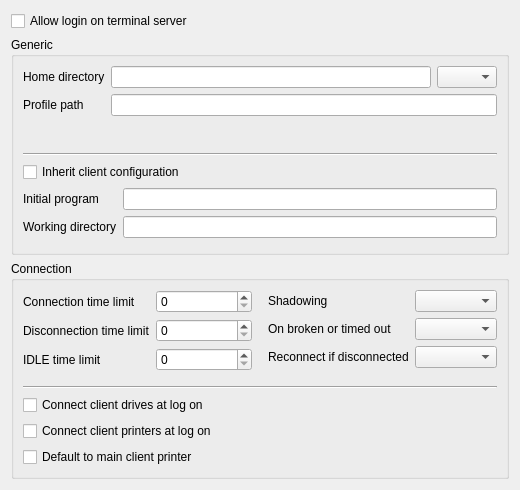
<?xml version="1.0" encoding="UTF-8"?>
<ui version="4.0">
 <class>sambaSamAccount</class>
 <widget class="QWidget" name="sambaSamAccount">
  <property name="geometry">
   <rect>
    <x>0</x>
    <y>0</y>
    <width>520</width>
    <height>490</height>
   </rect>
  </property>
  <property name="windowTitle">
   <string>Samba-Terminalserver</string>
  </property>
  <property name="windowIcon">
   <iconset>
    <normaloff>:/images/user-samba.png</normaloff>:/images/user-samba.png</iconset>
  </property>
  <layout class="QGridLayout" name="gridLayout_3">
   <item row="1" column="0">
    <widget class="QGroupBox" name="groupBox_2">
     <property name="title">
      <string>Generic</string>
     </property>
     <layout class="QGridLayout" name="gridLayout_2">
      <item row="0" column="0">
       <layout class="QFormLayout" name="formLayout_5">
        <item row="1" column="0">
         <widget class="QLabel" name="CtxWFHomeDirLabel">
          <property name="text">
           <string>Home directory</string>
          </property>
          <property name="buddy">
           <cstring>CtxWFHomeDirEdit</cstring>
          </property>
         </widget>
        </item>
        <item row="1" column="1">
         <layout class="QHBoxLayout" name="horizontalLayout">
          <item>
           <widget class="QLineEdit" name="CtxWFHomeDirEdit"/>
          </item>
          <item>
           <widget class="QComboBox" name="CtxWFHomeDirDriveEdit">
            <property name="maximumSize">
             <size>
              <width>60</width>
              <height>16777215</height>
             </size>
            </property>
           </widget>
          </item>
         </layout>
        </item>
        <item row="2" column="0">
         <widget class="QLabel" name="CtxWFProfilePathLabel">
          <property name="text">
           <string>Profile path</string>
          </property>
          <property name="buddy">
           <cstring>CtxWFProfilePathEdit</cstring>
          </property>
         </widget>
        </item>
        <item row="2" column="1">
         <widget class="QLineEdit" name="CtxWFProfilePathEdit"/>
        </item>
       </layout>
      </item>
      <item row="1" column="0">
       <widget class="Line" name="line_2">
        <property name="orientation">
         <enum>Qt::Horizontal</enum>
        </property>
       </widget>
      </item>
      <item row="2" column="0">
       <layout class="QFormLayout" name="formLayout_4">
        <item row="0" column="0" colspan="2">
         <widget class="QCheckBox" name="Ctx_flag_inheritModeEdit">
          <property name="text">
           <string>Inherit client configuration</string>
          </property>
         </widget>
        </item>
        <item row="1" column="0">
         <widget class="QLabel" name="CtxInitialProgramLabel">
          <property name="text">
           <string>Initial program</string>
          </property>
          <property name="buddy">
           <cstring>CtxInitialProgramEdit</cstring>
          </property>
         </widget>
        </item>
        <item row="1" column="1">
         <widget class="QLineEdit" name="CtxInitialProgramEdit"/>
        </item>
        <item row="2" column="0">
         <widget class="QLabel" name="CtxWorkDirectoryLabel">
          <property name="text">
           <string>Working directory</string>
          </property>
          <property name="buddy">
           <cstring>CtxWorkDirectoryEdit</cstring>
          </property>
         </widget>
        </item>
        <item row="2" column="1">
         <widget class="QLineEdit" name="CtxWorkDirectoryEdit"/>
        </item>
       </layout>
      </item>
     </layout>
    </widget>
   </item>
   <item row="2" column="0">
    <widget class="QGroupBox" name="groupBox">
     <property name="title">
      <string>Connection</string>
     </property>
     <layout class="QGridLayout" name="gridLayout">
      <item row="0" column="0">
       <layout class="QHBoxLayout" name="horizontalLayout_2">
        <item>
         <layout class="QFormLayout" name="formLayout_2">
          <item row="0" column="0">
           <widget class="QLabel" name="CtxMaxConnectionTimeLabel">
            <property name="text">
             <string>Connection time limit</string>
            </property>
            <property name="buddy">
             <cstring>CtxMaxConnectionTimeEdit</cstring>
            </property>
           </widget>
          </item>
          <item row="0" column="1">
           <widget class="QSpinBox" name="CtxMaxConnectionTimeEdit"/>
          </item>
          <item row="1" column="0">
           <widget class="QLabel" name="CtxMaxDisconnectionTimeLabel">
            <property name="text">
             <string>Disconnection time limit</string>
            </property>
            <property name="buddy">
             <cstring>CtxMaxDisconnectionTimeEdit</cstring>
            </property>
           </widget>
          </item>
          <item row="1" column="1">
           <widget class="QSpinBox" name="CtxMaxDisconnectionTimeEdit"/>
          </item>
          <item row="2" column="0">
           <widget class="QLabel" name="CtxMaxIdleTimeLabel">
            <property name="text">
             <string>IDLE time limit</string>
            </property>
            <property name="buddy">
             <cstring>CtxMaxIdleTimeEdit</cstring>
            </property>
           </widget>
          </item>
          <item row="2" column="1">
           <widget class="QSpinBox" name="CtxMaxIdleTimeEdit"/>
          </item>
         </layout>
        </item>
        <item>
         <spacer name="horizontalSpacer">
          <property name="orientation">
           <enum>Qt::Horizontal</enum>
          </property>
          <property name="sizeType">
           <enum>QSizePolicy::Fixed</enum>
          </property>
          <property name="sizeHint" stdset="0">
           <size>
            <width>10</width>
            <height>20</height>
           </size>
          </property>
         </spacer>
        </item>
        <item>
         <layout class="QFormLayout" name="formLayout">
          <item row="0" column="0">
           <widget class="QLabel" name="CtxShadowLabel">
            <property name="text">
             <string>Shadowing</string>
            </property>
            <property name="buddy">
             <cstring>CtxShadowEdit</cstring>
            </property>
           </widget>
          </item>
          <item row="0" column="1">
           <widget class="QComboBox" name="CtxShadowEdit"/>
          </item>
          <item row="1" column="0">
           <widget class="QLabel" name="Ctx_flag_brokenConnLabel">
            <property name="text">
             <string>On broken or timed out</string>
            </property>
            <property name="buddy">
             <cstring>Ctx_flag_brokenConnEdit</cstring>
            </property>
           </widget>
          </item>
          <item row="1" column="1">
           <widget class="QComboBox" name="Ctx_flag_brokenConnEdit"/>
          </item>
          <item row="2" column="0">
           <widget class="QLabel" name="Ctx_flag_reConnLabel">
            <property name="text">
             <string>Reconnect if disconnected</string>
            </property>
            <property name="buddy">
             <cstring>Ctx_flag_reConnEdit</cstring>
            </property>
           </widget>
          </item>
          <item row="2" column="1">
           <widget class="QComboBox" name="Ctx_flag_reConnEdit"/>
          </item>
         </layout>
        </item>
       </layout>
      </item>
      <item row="1" column="0">
       <widget class="Line" name="line">
        <property name="orientation">
         <enum>Qt::Horizontal</enum>
        </property>
       </widget>
      </item>
      <item row="2" column="0">
       <layout class="QVBoxLayout" name="verticalLayout">
        <item>
         <widget class="QCheckBox" name="Ctx_flag_connectClientDrivesEdit">
          <property name="text">
           <string>Connect client drives at log on</string>
          </property>
         </widget>
        </item>
        <item>
         <widget class="QCheckBox" name="Ctx_flag_connectClientPrintersEdit">
          <property name="text">
           <string>Connect client printers at log on</string>
          </property>
         </widget>
        </item>
        <item>
         <widget class="QCheckBox" name="Ctx_flag_defaultPrinterEdit">
          <property name="text">
           <string>Default to main client printer</string>
          </property>
         </widget>
        </item>
       </layout>
      </item>
     </layout>
    </widget>
   </item>
   <item row="0" column="0">
    <widget class="QCheckBox" name="Ctx_flag_tsLoginEdit">
     <property name="text">
      <string>Allow login on terminal server</string>
     </property>
    </widget>
   </item>
  </layout>
 </widget>
 <tabstops>
  <tabstop>Ctx_flag_tsLoginEdit</tabstop>
  <tabstop>CtxWFHomeDirEdit</tabstop>
  <tabstop>CtxWFHomeDirDriveEdit</tabstop>
  <tabstop>CtxWFProfilePathEdit</tabstop>
  <tabstop>Ctx_flag_inheritModeEdit</tabstop>
  <tabstop>CtxInitialProgramEdit</tabstop>
  <tabstop>CtxWorkDirectoryEdit</tabstop>
  <tabstop>CtxMaxConnectionTimeEdit</tabstop>
  <tabstop>CtxMaxDisconnectionTimeEdit</tabstop>
  <tabstop>CtxMaxIdleTimeEdit</tabstop>
  <tabstop>CtxShadowEdit</tabstop>
  <tabstop>Ctx_flag_brokenConnEdit</tabstop>
  <tabstop>Ctx_flag_reConnEdit</tabstop>
  <tabstop>Ctx_flag_connectClientDrivesEdit</tabstop>
  <tabstop>Ctx_flag_connectClientPrintersEdit</tabstop>
  <tabstop>Ctx_flag_defaultPrinterEdit</tabstop>
 </tabstops>
 <resources>
  <include location="resources/user-samba.qrc"/>
 </resources>
 <connections>
  <connection>
   <sender>CtxInitialProgramEdit</sender>
   <signal>textChanged(QString)</signal>
   <receiver>sambaSamAccount</receiver>
   <slot>property_CtxInitialProgram()</slot>
   <hints>
    <hint type="sourcelabel">
     <x>127</x>
     <y>169</y>
    </hint>
    <hint type="destinationlabel">
     <x>20</x>
     <y>20</y>
    </hint>
   </hints>
  </connection>
  <connection>
   <sender>CtxMaxConnectionTimeEdit</sender>
   <signal>textChanged(QString)</signal>
   <receiver>sambaSamAccount</receiver>
   <slot>property_CtxMaxConnectionTime()</slot>
   <hints>
    <hint type="sourcelabel">
     <x>140</x>
     <y>279</y>
    </hint>
    <hint type="destinationlabel">
     <x>20</x>
     <y>20</y>
    </hint>
   </hints>
  </connection>
  <connection>
   <sender>CtxMaxDisconnectionTimeEdit</sender>
   <signal>textChanged(QString)</signal>
   <receiver>sambaSamAccount</receiver>
   <slot>property_CtxMaxDisconnectionTime()</slot>
   <hints>
    <hint type="sourcelabel">
     <x>140</x>
     <y>306</y>
    </hint>
    <hint type="destinationlabel">
     <x>20</x>
     <y>20</y>
    </hint>
   </hints>
  </connection>
  <connection>
   <sender>CtxMaxIdleTimeEdit</sender>
   <signal>textChanged(QString)</signal>
   <receiver>sambaSamAccount</receiver>
   <slot>property_CtxMaxIdleTime()</slot>
   <hints>
    <hint type="sourcelabel">
     <x>140</x>
     <y>333</y>
    </hint>
    <hint type="destinationlabel">
     <x>20</x>
     <y>20</y>
    </hint>
   </hints>
  </connection>
  <connection>
   <sender>CtxShadowEdit</sender>
   <signal>textChanged(QString)</signal>
   <receiver>sambaSamAccount</receiver>
   <slot>property_Ctx_shadow()</slot>
   <hints>
    <hint type="sourcelabel">
     <x>422</x>
     <y>279</y>
    </hint>
    <hint type="destinationlabel">
     <x>20</x>
     <y>20</y>
    </hint>
   </hints>
  </connection>
  <connection>
   <sender>CtxWFHomeDirEdit</sender>
   <signal>textChanged(QString)</signal>
   <receiver>sambaSamAccount</receiver>
   <slot>property_CtxWFHomeDir()</slot>
   <hints>
    <hint type="sourcelabel">
     <x>118</x>
     <y>63</y>
    </hint>
    <hint type="destinationlabel">
     <x>20</x>
     <y>20</y>
    </hint>
   </hints>
  </connection>
  <connection>
   <sender>CtxWFHomeDirDriveEdit</sender>
   <signal>textChanged(QString)</signal>
   <receiver>sambaSamAccount</receiver>
   <slot>property_CtxWFHomeDirDrive()</slot>
   <hints>
    <hint type="sourcelabel">
     <x>447</x>
     <y>63</y>
    </hint>
    <hint type="destinationlabel">
     <x>20</x>
     <y>20</y>
    </hint>
   </hints>
  </connection>
  <connection>
   <sender>CtxWFProfilePathEdit</sender>
   <signal>textChanged(QString)</signal>
   <receiver>sambaSamAccount</receiver>
   <slot>property_CtxWFProfilePath()</slot>
   <hints>
    <hint type="sourcelabel">
     <x>117</x>
     <y>92</y>
    </hint>
    <hint type="destinationlabel">
     <x>20</x>
     <y>20</y>
    </hint>
   </hints>
  </connection>
  <connection>
   <sender>CtxWorkDirectoryEdit</sender>
   <signal>textChanged(QString)</signal>
   <receiver>sambaSamAccount</receiver>
   <slot>property_CtxWorkDirectory()</slot>
   <hints>
    <hint type="sourcelabel">
     <x>127</x>
     <y>196</y>
    </hint>
    <hint type="destinationlabel">
     <x>20</x>
     <y>20</y>
    </hint>
   </hints>
  </connection>
  <connection>
   <sender>Ctx_flag_brokenConnEdit</sender>
   <signal>textChanged(QString)</signal>
   <receiver>sambaSamAccount</receiver>
   <slot>property_Ctx_flag_brokenConn()</slot>
   <hints>
    <hint type="sourcelabel">
     <x>422</x>
     <y>307</y>
    </hint>
    <hint type="destinationlabel">
     <x>20</x>
     <y>20</y>
    </hint>
   </hints>
  </connection>
  <connection>
   <sender>Ctx_flag_connectClientDrivesEdit</sender>
   <signal>textChanged(QString)</signal>
   <receiver>sambaSamAccount</receiver>
   <slot>property_Ctx_flag_connectClientDrives()</slot>
   <hints>
    <hint type="sourcelabel">
     <x>12</x>
     <y>385</y>
    </hint>
    <hint type="destinationlabel">
     <x>20</x>
     <y>20</y>
    </hint>
   </hints>
  </connection>
  <connection>
   <sender>Ctx_flag_connectClientPrintersEdit</sender>
   <signal>textChanged(QString)</signal>
   <receiver>sambaSamAccount</receiver>
   <slot>property_Ctx_flag_connectClientPrinters()</slot>
   <hints>
    <hint type="sourcelabel">
     <x>12</x>
     <y>410</y>
    </hint>
    <hint type="destinationlabel">
     <x>20</x>
     <y>20</y>
    </hint>
   </hints>
  </connection>
  <connection>
   <sender>Ctx_flag_defaultPrinterEdit</sender>
   <signal>textChanged(QString)</signal>
   <receiver>sambaSamAccount</receiver>
   <slot>property_Ctx_flag_defaultPrinter()</slot>
   <hints>
    <hint type="sourcelabel">
     <x>12</x>
     <y>435</y>
    </hint>
    <hint type="destinationlabel">
     <x>20</x>
     <y>20</y>
    </hint>
   </hints>
  </connection>
  <connection>
   <sender>Ctx_flag_inheritModeEdit</sender>
   <signal>textChanged(QString)</signal>
   <receiver>sambaSamAccount</receiver>
   <slot>property_Ctx_flag_inheritMode()</slot>
   <hints>
    <hint type="sourcelabel">
     <x>13</x>
     <y>153</y>
    </hint>
    <hint type="destinationlabel">
     <x>20</x>
     <y>20</y>
    </hint>
   </hints>
  </connection>
  <connection>
   <sender>Ctx_flag_reConnEdit</sender>
   <signal>textChanged(QString)</signal>
   <receiver>sambaSamAccount</receiver>
   <slot>property_Ctx_flag_reConn()</slot>
   <hints>
    <hint type="sourcelabel">
     <x>422</x>
     <y>335</y>
    </hint>
    <hint type="destinationlabel">
     <x>20</x>
     <y>20</y>
    </hint>
   </hints>
  </connection>
  <connection>
   <sender>Ctx_flag_tsLoginEdit</sender>
   <signal>textChanged(QString)</signal>
   <receiver>sambaSamAccount</receiver>
   <slot>property_Ctx_flag_tsLogin()</slot>
   <hints>
    <hint type="sourcelabel">
     <x>23</x>
     <y>46</y>
    </hint>
    <hint type="destinationlabel">
     <x>20</x>
     <y>20</y>
    </hint>
   </hints>
  </connection>
 </connections>
</ui>
